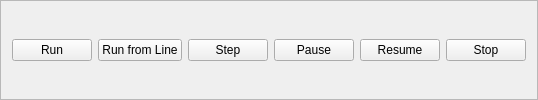
     <widget class="QFrame" name="frame_2">
      <property name="frameShape">
       <enum>QFrame::StyledPanel</enum>
      </property>
      <property name="frameShadow">
       <enum>QFrame::Raised</enum>
      </property>
      <layout class="QGridLayout" name="gridLayout_10">
       <item row="0" column="3">
        <widget class="QPushButton" name="pause_pb">
         <property name="text">
          <string>Pause</string>
         </property>
        </widget>
       </item>
       <item row="0" column="4">
        <widget class="QPushButton" name="resume_pb">
         <property name="text">
          <string>Resume</string>
         </property>
        </widget>
       </item>
       <item row="0" column="2">
        <widget class="QPushButton" name="step_pb">
         <property name="text">
          <string>Step</string>
         </property>
        </widget>
       </item>
       <item row="0" column="0">
        <widget class="QPushButton" name="run_pb">
         <property name="text">
          <string>Run</string>
         </property>
        </widget>
       </item>
       <item row="0" column="5">
        <widget class="QPushButton" name="stop_pb">
         <property name="text">
          <string>Stop</string>
         </property>
        </widget>
       </item>
       <item row="0" column="1">
        <widget class="QPushButton" name="run_from_line_pb">
         <property name="text">
          <string>Run from Line</string>
         </property>
        </widget>
       </item>
      </layout>
     </widget>
